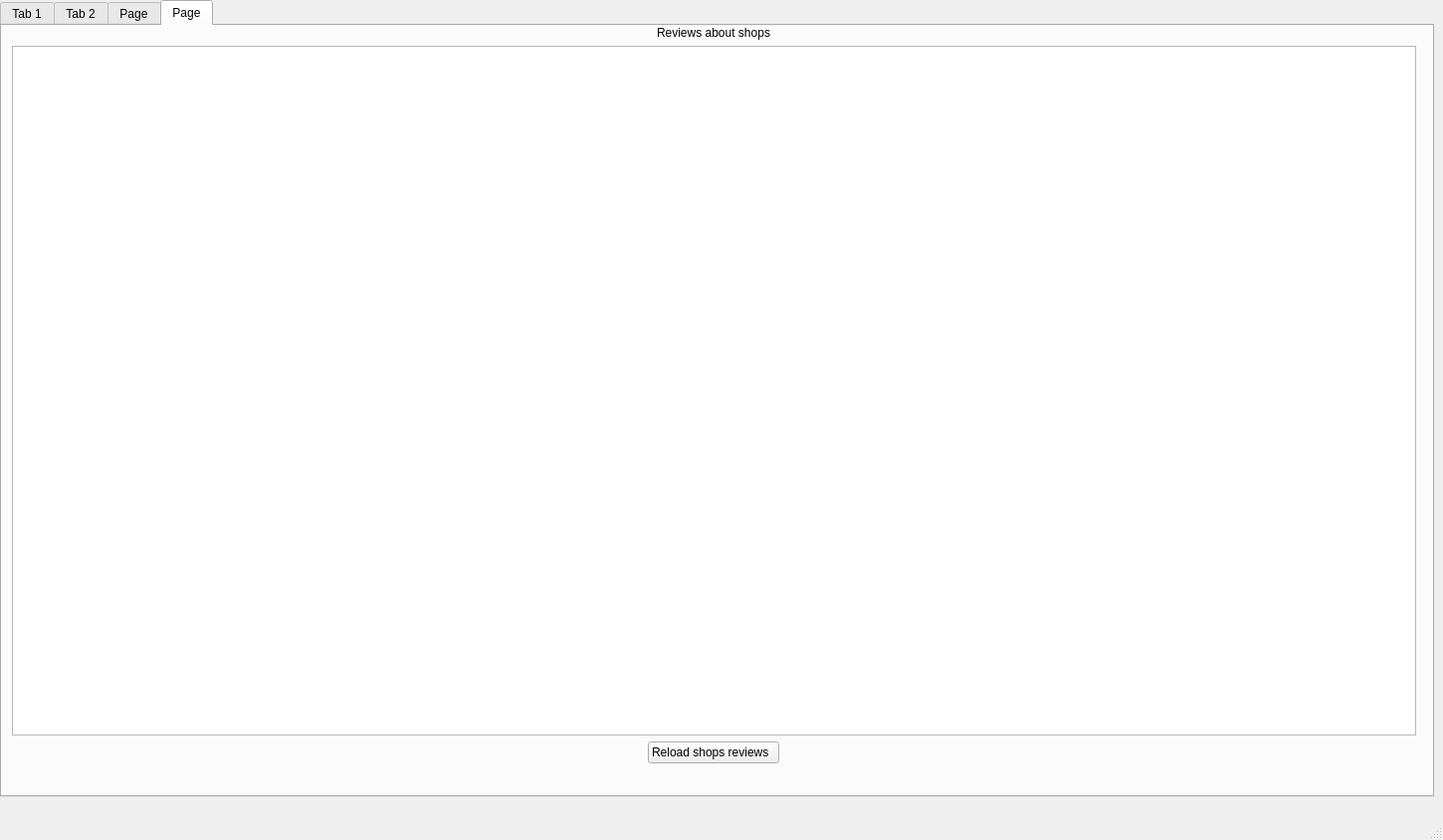
<?xml version="1.0" encoding="UTF-8"?>
<ui version="4.0">
 <class>MainWindow</class>
 <widget class="QMainWindow" name="MainWindow">
  <property name="geometry">
   <rect>
    <x>0</x>
    <y>0</y>
    <width>1450</width>
    <height>844</height>
   </rect>
  </property>
  <property name="sizePolicy">
   <sizepolicy hsizetype="Preferred" vsizetype="Preferred">
    <horstretch>0</horstretch>
    <verstretch>0</verstretch>
   </sizepolicy>
  </property>
  <property name="windowTitle">
   <string>MainWindow</string>
  </property>
  <widget class="QWidget" name="centralwidget">
   <widget class="QWidget" name="gridLayoutWidget_12">
    <property name="geometry">
     <rect>
      <x>0</x>
      <y>0</y>
      <width>1441</width>
      <height>801</height>
     </rect>
    </property>
    <layout class="QGridLayout" name="tab_widget_layout">
     <item row="0" column="0">
      <widget class="QTabWidget" name="tab_widget">
       <property name="currentIndex">
        <number>3</number>
       </property>
       <widget class="QWidget" name="orders_tab">
        <attribute name="title">
         <string>Tab 1</string>
        </attribute>
        <widget class="QWidget" name="gridLayoutWidget_13">
         <property name="geometry">
          <rect>
           <x>10</x>
           <y>0</y>
           <width>1411</width>
           <height>741</height>
          </rect>
         </property>
         <layout class="QGridLayout" name="orders_table_layout">
          <item row="0" column="0" alignment="Qt::AlignHCenter">
           <widget class="QLabel" name="orders_label">
            <property name="text">
             <string>Orders</string>
            </property>
           </widget>
          </item>
          <item row="1" column="0">
           <widget class="QTableWidget" name="sa_orders_qtable"/>
          </item>
          <item row="2" column="0">
           <layout class="QHBoxLayout" name="table_buttons_layout">
            <item alignment="Qt::AlignHCenter">
             <widget class="QPushButton" name="reload_orders_button">
              <property name="layoutDirection">
               <enum>Qt::RightToLeft</enum>
              </property>
              <property name="text">
               <string>Reload orders  </string>
              </property>
              <property name="icon">
               <iconset>
                <normaloff>../frontend/images/table.png</normaloff>../frontend/images/table.png</iconset>
              </property>
             </widget>
            </item>
           </layout>
          </item>
         </layout>
        </widget>
       </widget>
       <widget class="QWidget" name="reviews_tab">
        <attribute name="title">
         <string>Tab 2</string>
        </attribute>
        <widget class="QWidget" name="gridLayoutWidget_14">
         <property name="geometry">
          <rect>
           <x>10</x>
           <y>0</y>
           <width>1411</width>
           <height>741</height>
          </rect>
         </property>
         <layout class="QGridLayout" name="reviews_layout">
          <item row="1" column="0">
           <widget class="QTableWidget" name="employees_reviews_table"/>
          </item>
          <item row="0" column="0" alignment="Qt::AlignHCenter|Qt::AlignVCenter">
           <widget class="QLabel" name="employees_reviews">
            <property name="text">
             <string>Reviews about employees</string>
            </property>
           </widget>
          </item>
          <item row="2" column="0">
           <layout class="QHBoxLayout" name="reviews_buttons_layout">
            <item alignment="Qt::AlignHCenter">
             <widget class="QPushButton" name="reload_reviews_employees_button">
              <property name="layoutDirection">
               <enum>Qt::RightToLeft</enum>
              </property>
              <property name="text">
               <string>Reload employees reviews  </string>
              </property>
              <property name="icon">
               <iconset>
                <normaloff>../frontend/images/leave_review.png</normaloff>../frontend/images/leave_review.png</iconset>
              </property>
             </widget>
            </item>
           </layout>
          </item>
         </layout>
        </widget>
       </widget>
       <widget class="QWidget" name="tab">
        <attribute name="title">
         <string>Page</string>
        </attribute>
        <widget class="QWidget" name="gridLayoutWidget">
         <property name="geometry">
          <rect>
           <x>10</x>
           <y>0</y>
           <width>1411</width>
           <height>741</height>
          </rect>
         </property>
         <layout class="QGridLayout" name="gridLayout">
          <item row="1" column="0">
           <widget class="QTableWidget" name="books_reviews_table"/>
          </item>
          <item row="0" column="0" alignment="Qt::AlignHCenter">
           <widget class="QLabel" name="books_reviews">
            <property name="text">
             <string>Reviews about books</string>
            </property>
           </widget>
          </item>
          <item row="2" column="0" alignment="Qt::AlignHCenter">
           <widget class="QPushButton" name="reload_books_reviews_button">
            <property name="layoutDirection">
             <enum>Qt::RightToLeft</enum>
            </property>
            <property name="text">
             <string>Reload books reviews  </string>
            </property>
            <property name="icon">
             <iconset>
              <normaloff>../frontend/images/leave_review.png</normaloff>../frontend/images/leave_review.png</iconset>
            </property>
           </widget>
          </item>
         </layout>
        </widget>
       </widget>
       <widget class="QWidget" name="tab_2">
        <attribute name="title">
         <string>Page</string>
        </attribute>
        <widget class="QWidget" name="gridLayoutWidget_2">
         <property name="geometry">
          <rect>
           <x>10</x>
           <y>0</y>
           <width>1411</width>
           <height>741</height>
          </rect>
         </property>
         <layout class="QGridLayout" name="gridLayout_2">
          <item row="0" column="0" alignment="Qt::AlignHCenter">
           <widget class="QLabel" name="shops_reviews_2">
            <property name="text">
             <string>Reviews about shops</string>
            </property>
           </widget>
          </item>
          <item row="1" column="0">
           <widget class="QTableWidget" name="shops_reviews_table">
            <property name="autoFillBackground">
             <bool>false</bool>
            </property>
            <property name="sizeAdjustPolicy">
             <enum>QAbstractScrollArea::AdjustIgnored</enum>
            </property>
           </widget>
          </item>
          <item row="2" column="0" alignment="Qt::AlignHCenter">
           <widget class="QPushButton" name="reload_shops_reviews_button">
            <property name="layoutDirection">
             <enum>Qt::RightToLeft</enum>
            </property>
            <property name="text">
             <string>Reload shops reviews  </string>
            </property>
            <property name="icon">
             <iconset>
              <normaloff>../frontend/images/leave_review.png</normaloff>../frontend/images/leave_review.png</iconset>
            </property>
           </widget>
          </item>
         </layout>
        </widget>
       </widget>
      </widget>
     </item>
    </layout>
   </widget>
  </widget>
  <widget class="QMenuBar" name="menubar">
   <property name="geometry">
    <rect>
     <x>0</x>
     <y>0</y>
     <width>1450</width>
     <height>22</height>
    </rect>
   </property>
  </widget>
  <widget class="QStatusBar" name="statusbar"/>
 </widget>
 <resources/>
 <connections/>
</ui>
